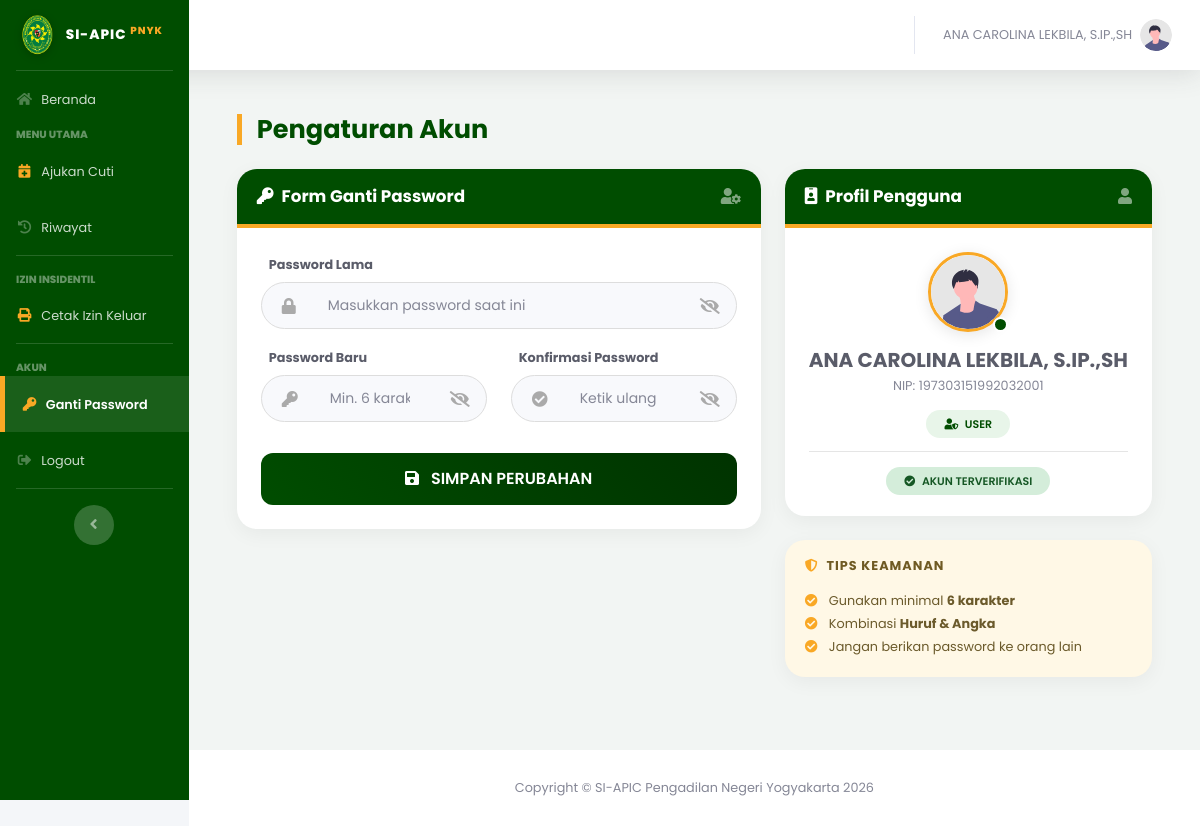
/index.php?page=ganti_password (signed in), run on an earlier commit of the app's database.
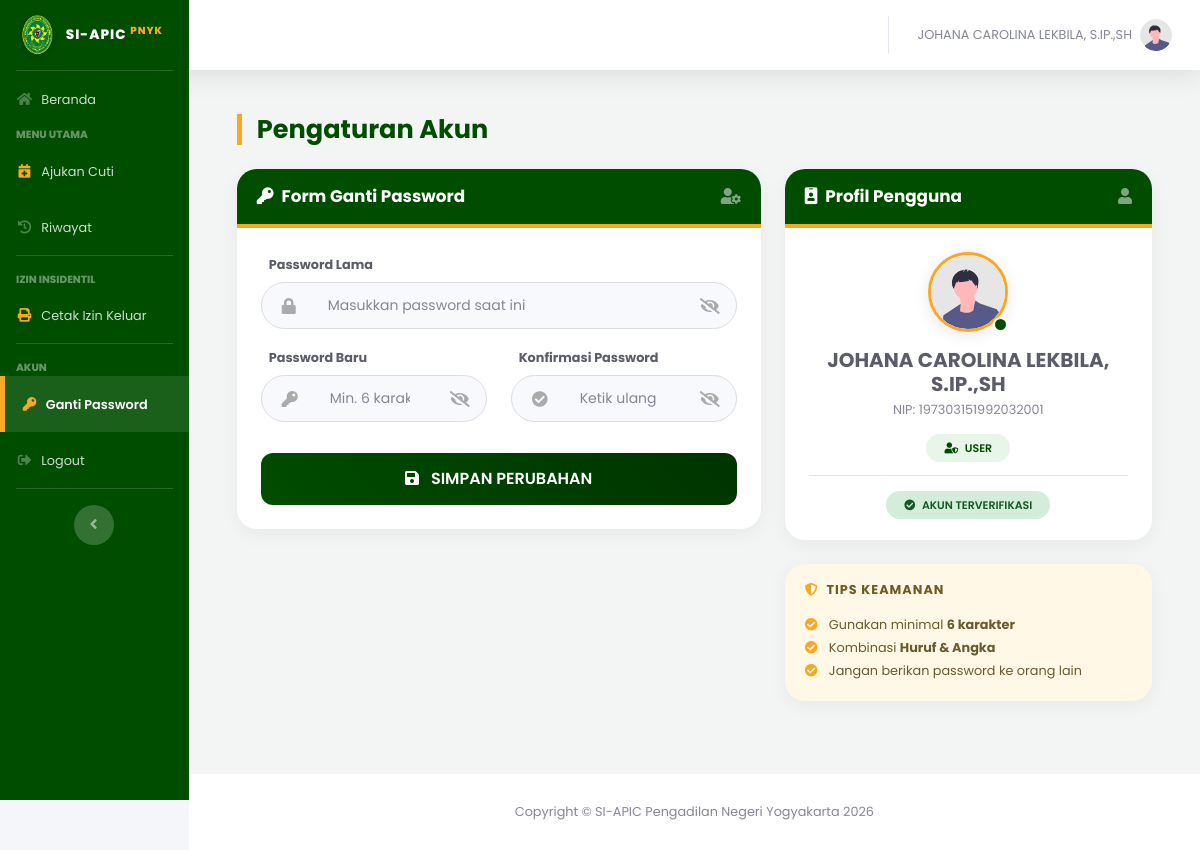
And on a later commit of the database.
### tables this page shows
CREATE TABLE `users` (
  `id_user` int(11) NOT NULL,
  `nip` varchar(30) NOT NULL,
  `masa_kerja` varchar(50) DEFAULT NULL,
  `password` varchar(255) NOT NULL,
  `nama_lengkap` varchar(100) NOT NULL,
  `jabatan` varchar(100) DEFAULT NULL,
  `kategori_laporan` enum('HAKIM KARIR DAN AD HOC','PANITERA DAN PANMUD','SEKRETARIS DAN KASUBBAG','PANITERA PENGGANTI','JURUSITA','JURUSITA PENGGANTI','STAF') NOT NULL,
  `pangkat` varchar(50) DEFAULT NULL,
  `unit_kerja` varchar(100) DEFAULT 'Pengadilan Negeri Yogyakarta',
  `no_telepon` varchar(20) DEFAULT NULL,
  `role` enum('admin','user') NOT NULL,
  `is_atasan_langsung` tinyint(1) DEFAULT 0 COMMENT '1=Bisa TTD, 0=Staf Biasa',
  `sisa_cuti_n` int(11) DEFAULT 12,
  `sisa_cuti_n1` int(11) DEFAULT 0,
  `sisa_cuti_n2` int(11) DEFAULT 0,
  `kuota_cuti_sakit` int(11) DEFAULT 14,
  `created_at` timestamp NOT NULL DEFAULT current_timestamp(),
  `status_akun` enum('aktif','nonaktif') DEFAULT 'aktif',
  `id_atasan` int(11) DEFAULT NULL,
  `is_atasan` enum('0','1') DEFAULT '0'
);

### pages/ganti_password.php (the view, shortened to what the rows shown need)
<?php
$id_user_login = $_SESSION['id_user'];
$query_profil = mysqli_query($koneksi, "SELECT * FROM users WHERE id_user='$id_user_login'");
$data_profil  = mysqli_fetch_array($query_profil);
?>
<div class="container-fluid mb-5 mt-4">
    <div class="compact-container">
        <div class="d-sm-flex align-items-center justify-content-between mb-4">
            <h1 class="page-header-title">Pengaturan Akun</h1>
        </div>
        <div class="row align-items-start">
            <div class="col-lg-7 mb-4">
                <div class="card card-clean">
                    <div class="card-header-pn">
                        <span class="font-weight-bold" style="font-size: 1.05rem;">
                            <i class="fas fa-key mr-2"></i>Form Ganti Password
                        </span>
                        <i class="fas fa-user-cog text-white-50"></i>
                    </div>
                    <div class="card-body p-4">
                        <form method="POST" action="" class="mb-0">
                            <div class="form-group mb-3">
                                <label class="small font-weight-bold text-dark ml-2">Password Lama</label>
                                <div class="input-group-seamless">
                                    <div class="input-group-text"><i class="fas fa-lock"></i></div>
                                    <input type="password" name="pass_lama" id="passLama" class="form-control" placeholder="Masukkan password saat ini" required>
                                    <span class="input-group-text pr-3" style="cursor:pointer" onclick="togglePass('passLama', 'iconLama')">
                                        <i class="fas fa-eye-slash" id="iconLama"></i>
                                    </span>
                                </div>
                            </div>
                            <div class="row">
                                <div class="col-md-6 form-group mb-3">
                                    <label class="small font-weight-bold text-dark ml-2">Password Baru</label>
                                    <div class="input-group-seamless">
                                        <div class="input-group-text"><i class="fas fa-key"></i></div>
                                        <input type="password" name="pass_baru" id="passBaru" class="form-control" placeholder="Min. 6 karakter" required>
                                        <span class="input-group-text pr-3" style="cursor:pointer" onclick="togglePass('passBaru', 'iconBaru')">
                                            <i class="fas fa-eye-slash" id="iconBaru"></i>
                                        </span>
                                    </div>
                                </div>
                                <div class="col-md-6 form-group mb-3">
                                    <label class="small font-weight-bold text-dark ml-2">Konfirmasi Password</label>
                                    <div class="input-group-seamless">
                                        <div class="input-group-text"><i class="fas fa-check-circle"></i></div>
                                        <input type="password" name="konfirmasi" id="passKonfirm" class="form-control" placeholder="Ketik ulang" required>
                                        <span class="input-group-text pr-3" style="cursor:pointer" onclick="togglePass('passKonfirm', 'iconKonfirm')">
                                            <i class="fas fa-eye-slash" id="iconKonfirm"></i>
                                        </span>
                                    </div>
                                </div>
                            </div>
                            <button type="submit" name="simpan_password" class="btn btn-brand btn-block">
                                <i class="fas fa-save mr-2"></i> SIMPAN PERUBAHAN
                            </button>
                        </form>
                    </div>
                </div>
            </div>
            <div class="col-lg-5">
                <div class="card card-clean mb-4">
                    <div class="card-header-pn">
                        <span class="font-weight-bold" style="font-size: 1.05rem;">
                            <i class="fas fa-id-badge mr-2"></i>Profil Pengguna
                        </span>
                        <i class="fas fa-user text-white-50"></i>
                    </div>
                    <div class="card-body text-center p-4">
                        <div class="profile-avatar-wrap mb-3">
                            <img
                                class="profile-avatar"
                                src="assets/img/undraw_profile.svg"
                                alt="Foto Profil"
                            >
                            <span class="profile-status-dot"></span>
                        </div>
                        <h5 class="font-weight-bold text-dark mb-1"><?php echo $data_profil['nama_lengkap']; ?></h5>
                        <p class="text-muted small mb-3">NIP: <?php echo $data_profil['nip']; ?></p>
                        <div class="mb-3">
                            <span class="badge-status-pn" style="background-color: #e8f5e9; color: #004d00;">
                                <i class="fas fa-user-shield mr-1"></i> <?php echo strtoupper($data_profil['role']); ?>
                            </span>
                        </div>
                        <hr class="my-3">
                        <span class="badge-status-pn" style="background-color: #d4edda; color: #155724;">
                            <i class="fas fa-check-circle mr-1"></i> AKUN TERVERIFIKASI
                        </span>
                    </div>
                </div>
                <div class="card card-tips">
                    <div class="card-body">
                        <h6 class="font-weight-bold mb-3 small text-uppercase" style="letter-spacing: 1px;">
                            <i class="fas fa-shield-alt mr-2" style="color: var(--pn-gold);"></i>Tips Keamanan
                        </h6>
                        <ul class="list-unstyled small mb-0" style="line-height: 1.8;">
                            <li><i class="fas fa-check-circle mr-2"></i> Gunakan minimal <b>6 karakter</b></li>
                            <li><i class="fas fa-check-circle mr-2"></i> Kombinasi <b>Huruf & Angka</b></li>
                            <li><i class="fas fa-check-circle mr-2"></i> Jangan berikan password ke orang lain</li>
                        </ul>
                    </div>
                </div>
            </div>
        </div>
    </div>
</div>

What changed in the data, as far as the page shows it:
changed users "USER": nama_lengkap "ANA CAROLINA LEKBILA, S.IP.,SH" → "JOHANA CAROLINA LEKBILA, S.IP.,SH"
Also different on the page:
$_SESSION['nama_lengkap']: "ANA CAROLINA LEKBILA, S.IP.,SH" → "JOHANA CAROLINA LEKBILA, S.IP.,SH"
